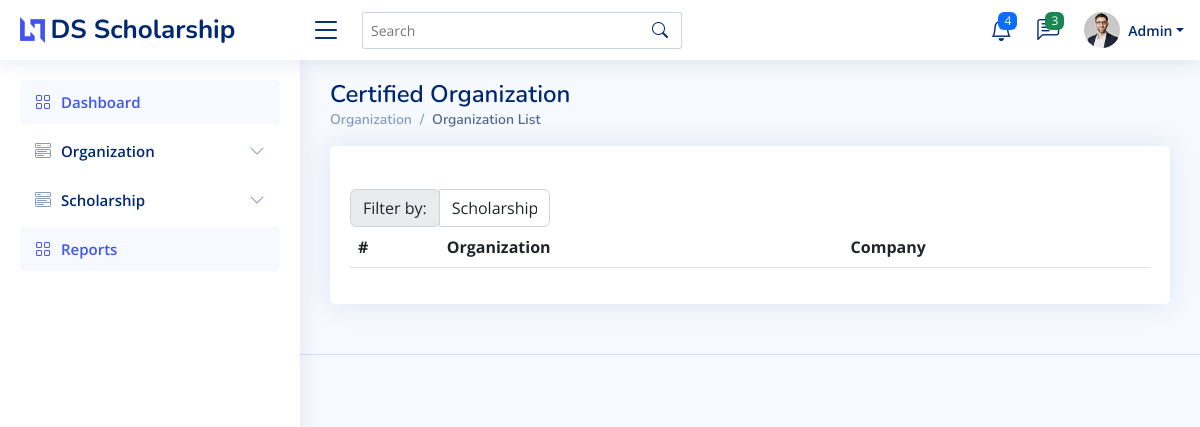
Before: /admin/list-organization.php (signed in) with the older database file.
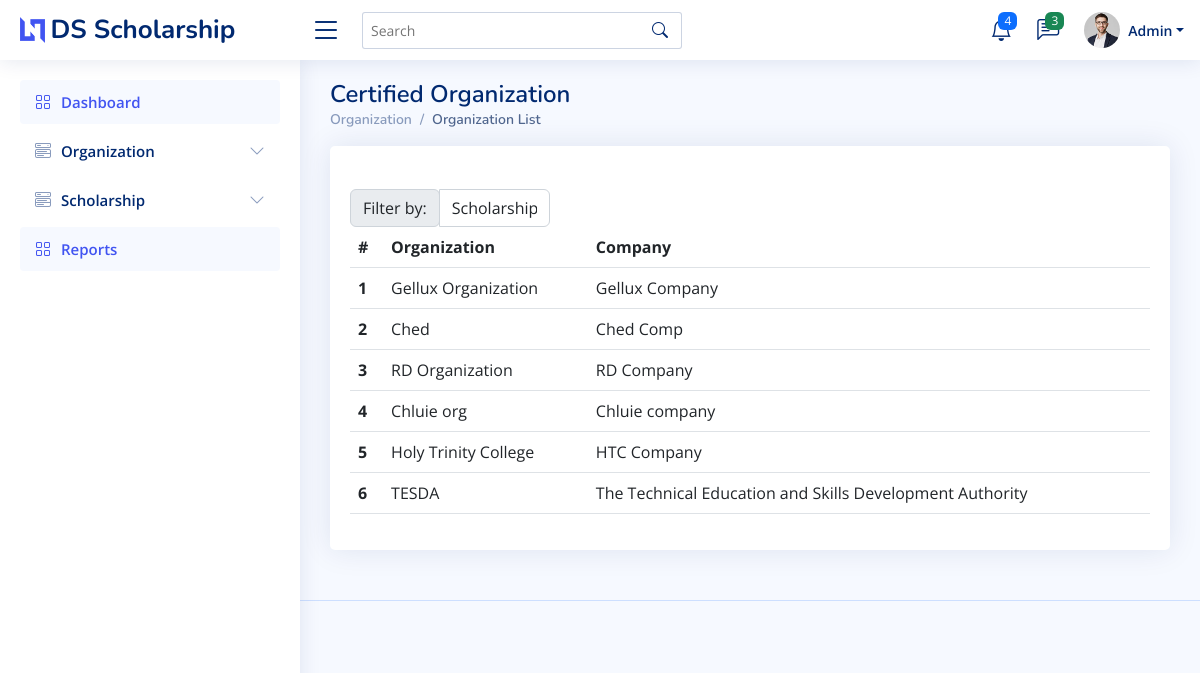
After: the same page with the newer database file.
### tables this page shows
CREATE TABLE `tbl_organization` (
  `orgID` varchar(100) NOT NULL,
  `userID` text NOT NULL,
  `name` text NOT NULL,
  `company` text NOT NULL,
  `email` text NOT NULL,
  `proofsID` text NOT NULL,
  `status` int(11) NOT NULL,
  `profile` varchar(255) NOT NULL
);

### admin/list-organization.php (the view, shortened to what this page needs)
<?php
require '../conn.php';
$uid = $_SESSION['userID'];
$getdata = "SELECT * FROM `tbl_userinformation` INNER JOIN tbl_users ON tbl_userinformation.userinfoID = tbl_users.userinfoID WHERE tbl_users.userID = '$uid' ";
$getdataq = mysqli_query($conn, $getdata);
$rowdata = mysqli_fetch_array($getdataq);
?>
<!DOCTYPE html>
<html lang="en">
<head>
  <link href="../assets/vendor/bootstrap/css/bootstrap.min.css" rel="stylesheet">
  <link href="../assets/vendor/bootstrap-icons/bootstrap-icons.css" rel="stylesheet">
  <link href="../assets/vendor/boxicons/css/boxicons.min.css" rel="stylesheet">
  <link href="../assets/vendor/quill/quill.snow.css" rel="stylesheet">
  <link href="../assets/vendor/quill/quill.bubble.css" rel="stylesheet">
  <link href="../assets/vendor/remixicon/remixicon.css" rel="stylesheet">
  <link href="../assets/vendor/simple-datatables/style.css" rel="stylesheet">
  <link href="../assets/css/style.css" rel="stylesheet">
</head>
<body>
  <header id="header" class="header fixed-top d-flex align-items-center">
    <div class="d-flex align-items-center justify-content-between">
      <a href="index.html" class="logo d-flex align-items-center">
        <img src="../assets/img/logo.png" alt="">
        <span class="d-none d-lg-block">DS Scholarship</span>
      </a>
      <i class="bi bi-list toggle-sidebar-btn"></i>
    </div>
    <div class="search-bar">
      <form class="search-form d-flex align-items-center" method="POST" action="#">
        <input type="text" name="query" placeholder="Search" title="Enter search keyword">
        <button type="submit" title="Search"><i class="bi bi-search"></i></button>
      </form>
    </div>
    <nav class="header-nav ms-auto">
      <ul class="d-flex align-items-center">
        <li class="nav-item dropdown">
          <a class="nav-link nav-icon" href="#" data-bs-toggle="dropdown">
            <i class="bi bi-bell"></i>
            <span class="badge bg-primary badge-number">4</span>
          </a>
        </li>
        <li class="nav-item dropdown">
          <a class="nav-link nav-icon" href="#" data-bs-toggle="dropdown">
            <i class="bi bi-chat-left-text"></i>
            <span class="badge bg-success badge-number">3</span>
          </a>
        </li>
        <li class="nav-item dropdown pe-3">
        <a class="nav-link nav-profile d-flex align-items-center pe-0" href="#" data-bs-toggle="dropdown">
            <img src="../assets/img/profile-img.jpg" alt="Profile" class="rounded-circle">
            <span class="d-none d-md-block dropdown-toggle ps-2"><?php echo ucfirst($rowdata['fname']) ?></span>
          </a>
        </li>
      </ul>
    </nav>
  </header>
  <?php
    if($_SESSION['userlvlID'] == "3"){
        include('../include/sidebar.php');
    }else if($_SESSION['userlvlID'] == "1"){
        include('../include/sidebar-admin.php');
    }
  ?>
  <main id="main" class="main">
    <div class="pagetitle">
      <h1>Certified Organization</h1>
      <nav>
        <ol class="breadcrumb">
          <li class="breadcrumb-item"><a href="index.html">Organization</a></li>
          <li class="breadcrumb-item active">Organization List</li>
        </ol>
      </nav>
    </div>
    <div class="card">
        <div class="card-body">
            <h5 class="card-title"></h5>
<div class="containeradd">
    <div class="col-sm-3">
        <div class="input-group">
            <div class="input-group-prepend">
                <label class="input-group-text" for="filterDropdown">Filter by:</label>
            </div>
            <select class="form-control" id="filterDropdown">
                <option value="0,1,2,3">Scholarship Type</option>
            </select>
        </div>
    </div>
            <table class="table">
                <thead>
                    <tr>
                        <th scope="col">#</th>
                        <th scope="col">Organization</th>
                        <th scope="col">Company</th>
                    </tr>
                </thead>
                <tbody>
                    <?php
                    require '../conn.php';
                    $count = 0;
                    $checkorg = "SELECT *, tbl_users.userid as 'uid'  FROM `tbl_users` INNER JOIN tbl_organization ON tbl_organization.userID = tbl_users.userID INNER JOIN tbl_proofs ON tbl_proofs.proofsID = tbl_organization.proofsID WHERE tbl_users.userlvlID = '2' AND tbl_users.status = '3'";
                    $checkorgq = mysqli_query($conn, $checkorg);
                    while ($roworg = mysqli_fetch_array($checkorgq)) {
                        ++$count;
                    ?>
                        <tr>
                            <th scope="row"><?php echo $count; ?></th>
                            <td><?php echo ucfirst($roworg['name']) ?></td>
                            <td><?php echo ucfirst($roworg['company']) ?></td>
                        </tr>
                    <?php
                    }
                    ?>
                </tbody>
            </table>
        </div>
    </div>
</div>
  </main>
  <footer id="footer" class="footer">
    <div class="credits">
    </div>
  </footer>
</body>
</html>

Changed rows visible on the page:
added tbl_organization: name "Gellux Organization", company "Gellux Company"
added tbl_organization: name "Ched", company "Ched Comp"
added tbl_organization: name "RD Organization", company "RD Company"
added tbl_organization: name "Chluie org", company "Chluie company"
added tbl_organization: name "Holy Trinity College", company "HTC Company"
added tbl_organization: name "TESDA", company "The Technical Education and Skills Development Authority"
